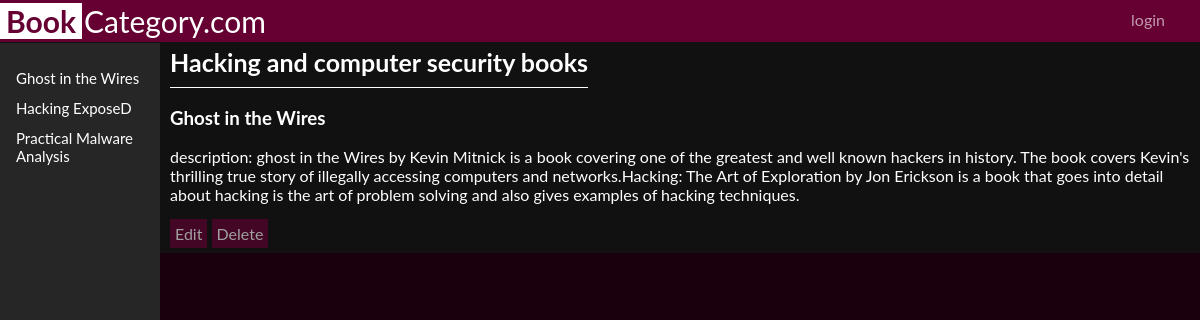
Screenshot of /catalog/2/books/4 with the database file from the repository.
### database_setup.py (models this page shows, shortened)
class Book(Base):
    __tablename__ = 'book'
    name = Column(String(80), nullable=False)
    description = Column(String(250))
    id = Column(Integer, primary_key=True)
    category_id = Column(Integer, ForeignKey('category.id'))
    category = relationship(Category)
    user_id = Column(Integer, ForeignKey('user.id'))
    user = relationship(User)

class Category(Base):
    __tablename__ = 'category'
    id = Column(Integer, primary_key=True)
    name = Column(String(80), nullable=False)
    user_id = Column(Integer, ForeignKey('user.id'))
    user = relationship(User)

### item_catalog.py (the view)
@app.route('/catalog/<int:category_id>/books/<int:item_id>')
def showBookInfo(category_id, item_id):
    items = session.query(Book).filter_by(category_id=category_id).all()
    category = session.query(Category).filter_by(id=category_id).one()
    item = session.query(Book).filter_by(id=item_id).one()
    return render_template('iteminfo.html', item=item,
                           items=items, category=category)

### templates/iteminfo.html (shortened to what this page needs)
<!DOCTYPE html>
<html lang="en">
  <head>
    <link href="{{ url_for('static', filename='styles.css') }}" rel="stylesheet"/>
  </head>
  <body>
    <div class="header">
      <a href="/" style="text-decoration:none;color:white;"><span class="header-content"><strong>Book</strong>Category.com</span></a>
      {%if 'username' not in session%}
        <a href="/login"class="button" id="login-button">login</a>
        {%else%}
          <a href="/logout"class="button" id="login-button">logout</a>
        {%endif%}
    </div>
      <div class="sidenav">
        {% for item in items %}
        <a href="{{url_for('showBookInfo', category_id = category.id,item_id=item.id)}}">{{item.name}}</a>
        {% endfor %}
      </div>
      <div class="main">
        <a href="{{url_for('showBooks', category_id = category.id)}}" class="title">{{category.name}} books</a>
        <div class="item-content">
          <h3>{{item.name}}</h3>
          <div class="description">
            {%if not item.description%}
            There is no description available. Click edit to add one.
            {%else%}
            description: {{item.description}}
            {%endif%}
          </div>
        </div>
        <div class='buttons'>
          <a class="button" href="{{url_for('editBook', category_id=category.id, item_id=item.id)}}">Edit</a>
          <a class="button" href="{{url_for('deleteBook', category_id=category.id, item_id=item.id)}}">Delete</a>
        </div>
     </div>
  </body>
</html>

### static/styles.css (style rules this page uses)
body { font-family: "Lato", sans-serif; margin-top: 0px; max-resolution: 0px; background-color: #1a000d; margin-right: 0px; margin-left: 0px; }
.header { position: fixed; top: 0; left: 0; width: 100%; margin-top: 0px; padding: 3px; padding-left: 0px; text-align: left; align-content: center; background: #660033; color: white; font-size: 30px; }
.header a { text-decoration:none; color:white }
.main { margin-top: 10px; padding-top: 37px; background-color: #111; padding-left: 170px; padding-bottom: 10px; color: white; }
.header-content strong { background-color: white; color: #660033; padding: 0px 6px; margin-right: 2px; }
.title { display: inline-block; color: white; font-size: 25px; margin-top: 0px; border-bottom: 1px solid white; padding-bottom:10px; text-decoration: none; font-weight: bold; }
.sidenav { height: 100%; width: 160px; position: fixed; z-index: 1; top: 1; left: 0; background-color: #262626; padding-top: 20px; margin: 33px 0px; }
.sidenav a { padding: 6px 8px 6px 16px; text-decoration: none; font-size: 15px; color: white; display: block; transition: 0.3s; }
.description { color: white; }
.buttons { margin-top: 20px; }
#login-button { float: right; margin-right: 30px; margin-top: 1.6px; }
.button { background-color: #660033; border: none; margin-top: 10px; font-size: 16px; color: white; padding: 5px 5px; text-align: center; text-decoration: none; opacity: 0.6; transition: 0.3s; cursor: pointer }

### rows the page displays
Book: name "Ghost in the Wires", description "ghost in the Wires by Kevin Mitnick is a book covering one of the greatest and well known hackers in history. The book covers Kevin's thrilling true story of illegally accessing computers and networks.Hacking: The Art of Exploration by Jon Erickson is a book that goes into detail about hacking is the art of problem solving and also gives examples of hacking techniques."
Book: name "Hacking ExposeD"
Book: name "Practical Malware Analysis"
Category: name "Hacking and computer security"
